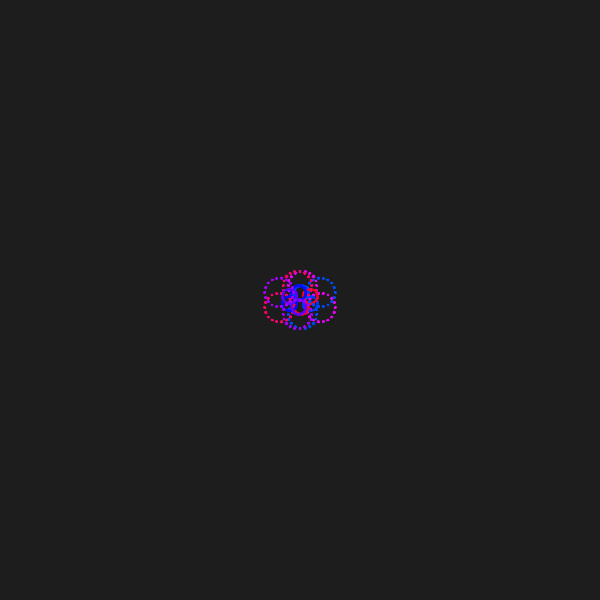
Frame 1 (no input)
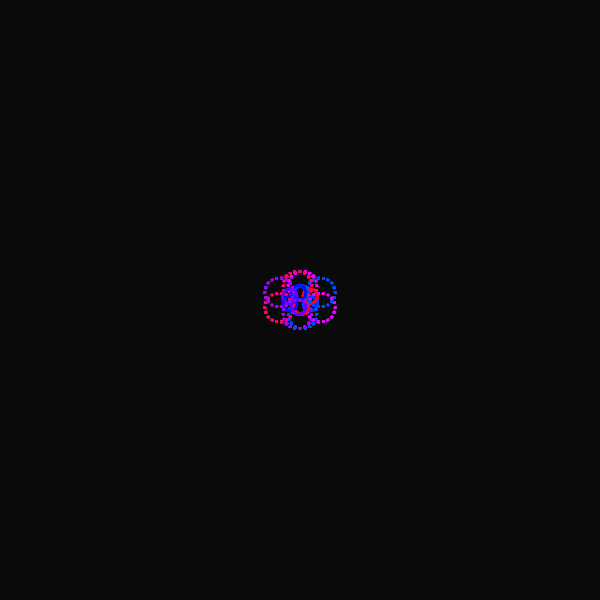
Frame 60 (the mouse pressed at the canvas centre just before this capture)
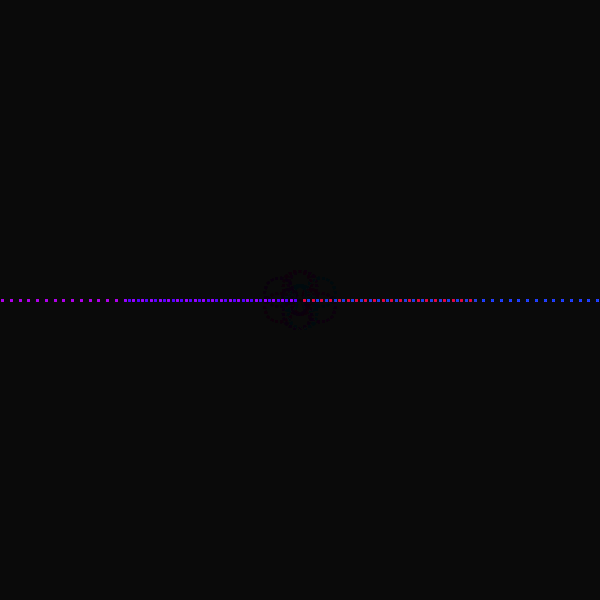
Frame 120 (the mouse held since frame 60 and released just before this capture)

The Processing sketch that drew these frames (run headless with seeded random() and noise(); from frame 60 on, the mouse is pressed at the canvas centre):

// Processing sketch: processing_68427
// ── processing_68427.pde

float [] c = {
  0, 0, 0, 0, 0, 0,0,0,0,0
};
void setup() {
  size(600, 600);
  background(30);
  rectMode(CENTER);
  smooth();
  noFill();
  colorMode(HSB, 100);

  for (int i=0;i<10;i++) {
    c[i] = random(50)+50;
  }
}


void draw() {
  fill(0,0,0,5);
  rect(0,0,width*2,height*2);
  
 // background(0, 0, 0);


  translate(width/2, height/2);


  float a = map(mouseY, 0, 600, -20, 20);
  float t = map(mouseX, 0, 800, 5, 15);

  fill(c[0], 100, 100);
  stroke(c[0], 100, 100);
  renderLimb(a, t); 

  fill(c[1], 100, 100);
  stroke(c[1], 100, 100);
  renderLimb(a, t/2);

  a=a*(-1);

  fill(c[2], 100, 100);
  stroke(c[2], 100, 100);  
  renderLimb(a, t/2);
  
  fill(c[3], 100, 100);
  stroke(c[3], 100, 100);
  renderLimb(a, t); 
  
  
  t=t*(-1);
  
   fill(c[4], 100, 100);
  stroke(c[4], 100, 100);
  renderLimb(a, t); 

  fill(c[5], 100, 100);
  stroke(c[5], 100, 100);
  renderLimb(a, t/2);


  
  a=a*(-1);
  
  fill(c[6], 100, 100);
  stroke(c[6], 100, 100);  
  renderLimb(a, t/2);
  
  fill(c[7], 100, 100);
  stroke(c[7], 100, 100);
  renderLimb(a, t);
}

void renderLimb(float a, float t) {
  pushMatrix();
  for (int i=0;i<20;i++) {

    translate(t, 0);
    println(a);
    rotate(radians(a));
    ellipse(0,0,2,2);
    //rect(0, 0, map(mouseX, 0, 800, 5, 30), 3);
  }
  a=a*(-1);
  for (int i=0;i<20;i++) {

    translate(t, 0);

    println(a);
    rotate(radians(a));
    
    //rect(0, 0, map(mouseX, 0, 800, 5, 30), 3);
    ellipse(0,0,2,2);
  }  

  popMatrix();
}
